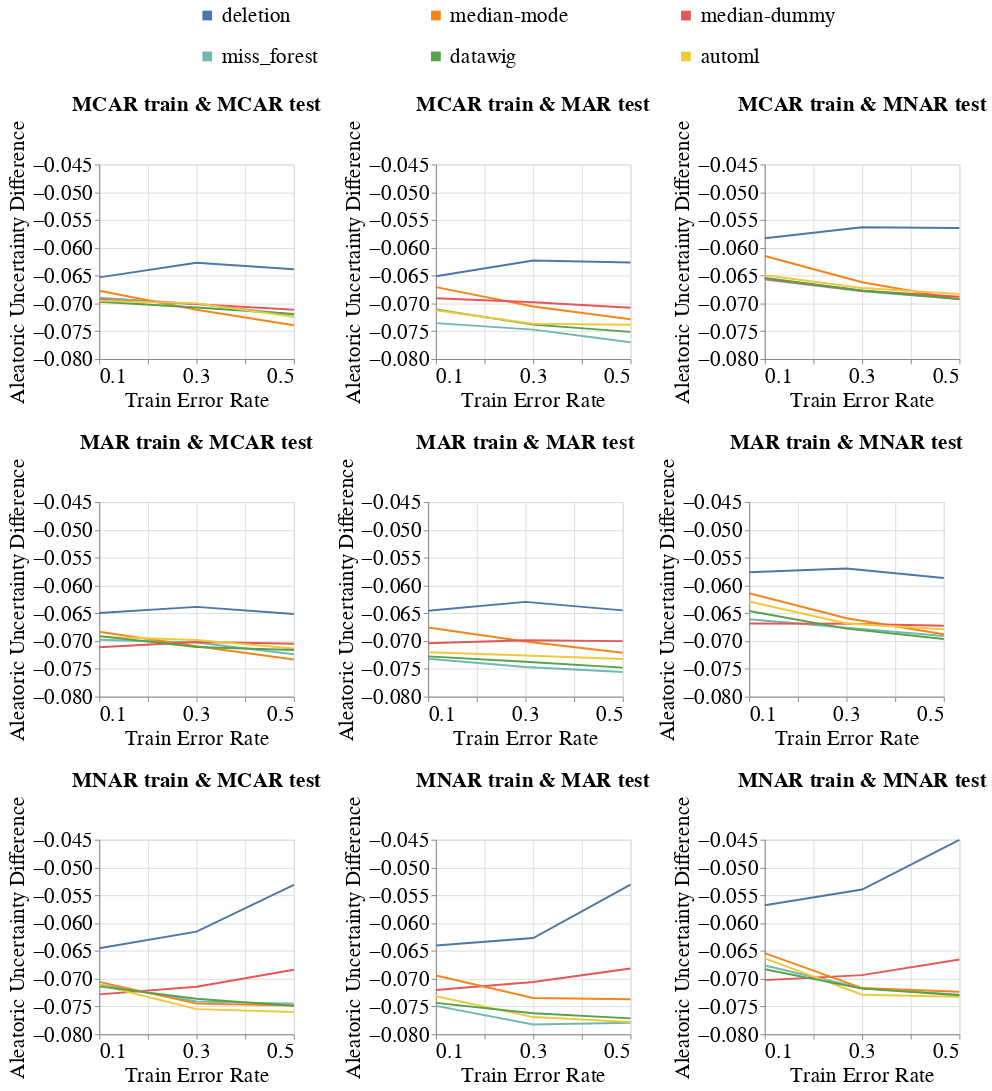

The notebook cell saved with this chart:
### Code cell
create_exp2_line_bands_for_diff_imputers(dataset_name=DATASET_NAME,
                                         model_name='mlp_clf',
                                         metric_name='Aleatoric_Uncertainty_Difference',
                                         db_client=db_client,
                                         group=SENSITIVE_ATTR_FOR_DISPARITY_METRICS,
                                         with_band=False)
